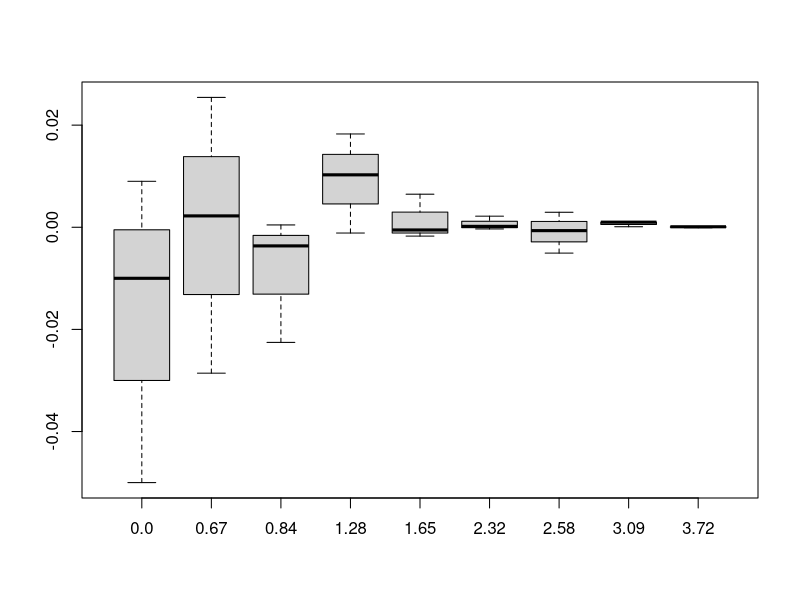
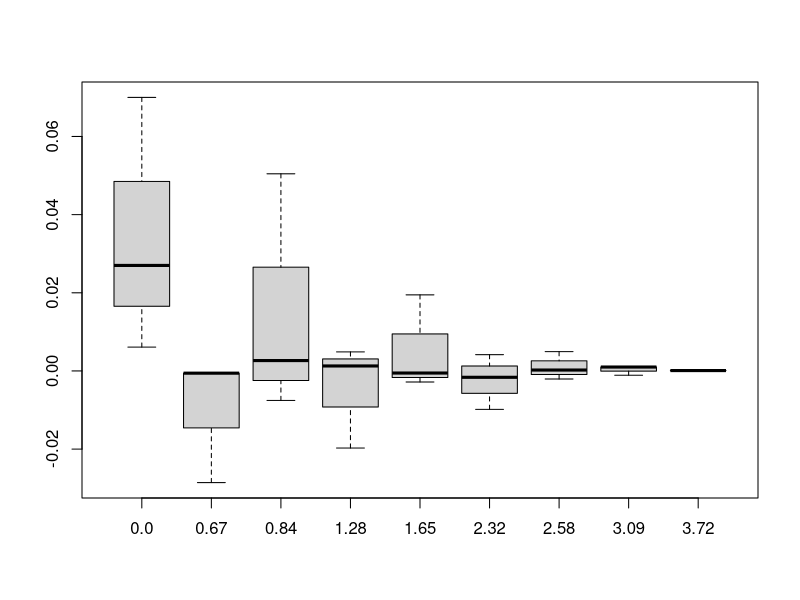
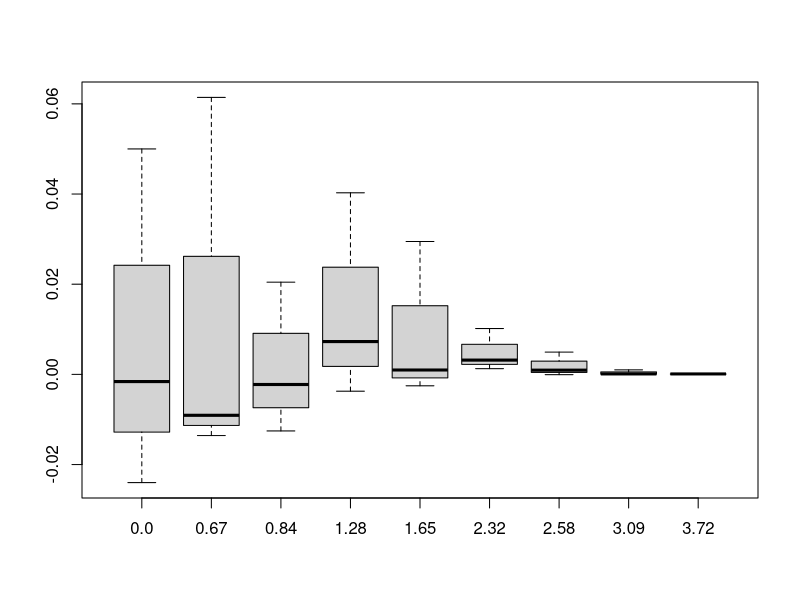
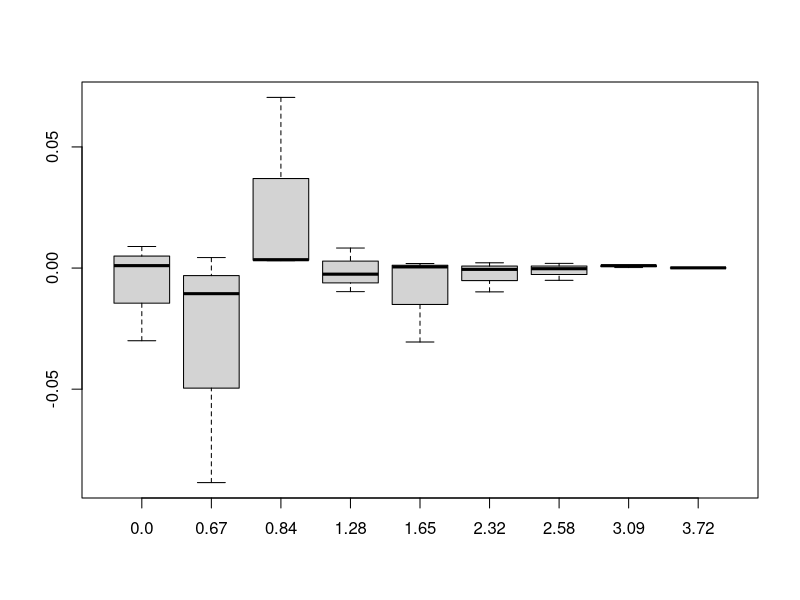
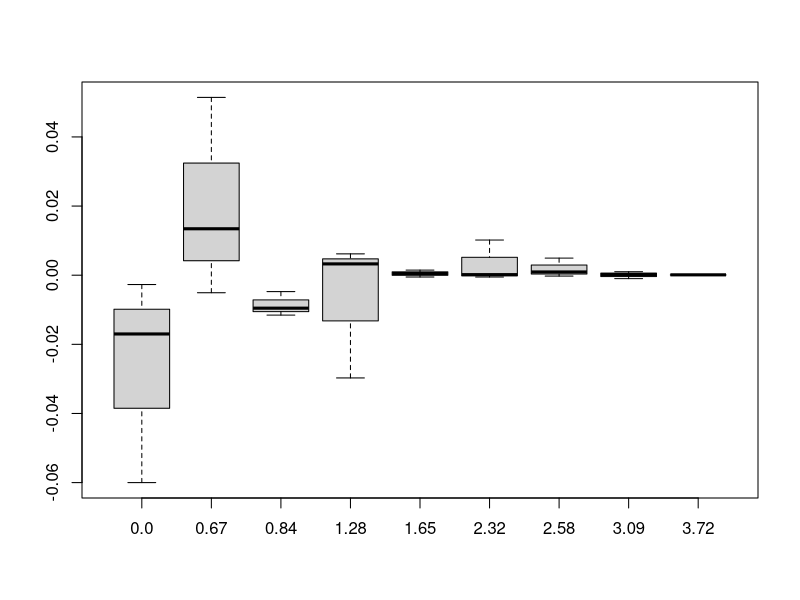
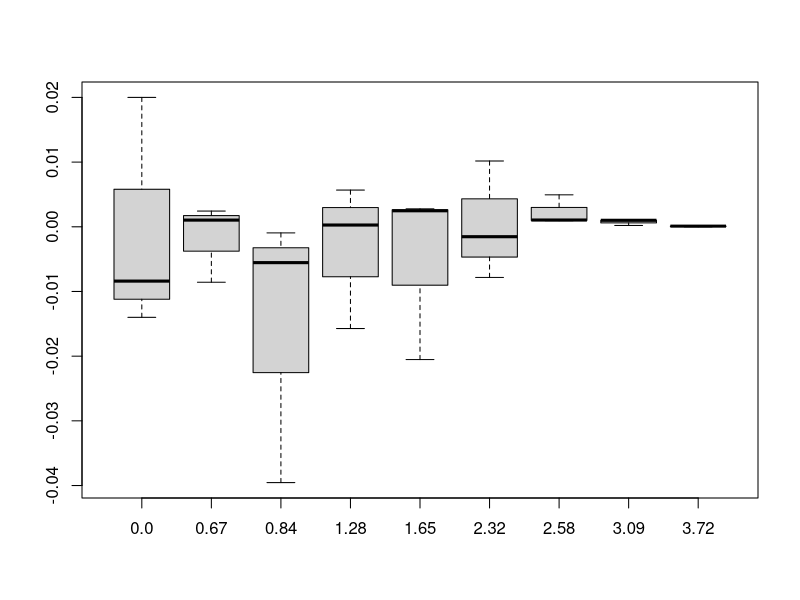
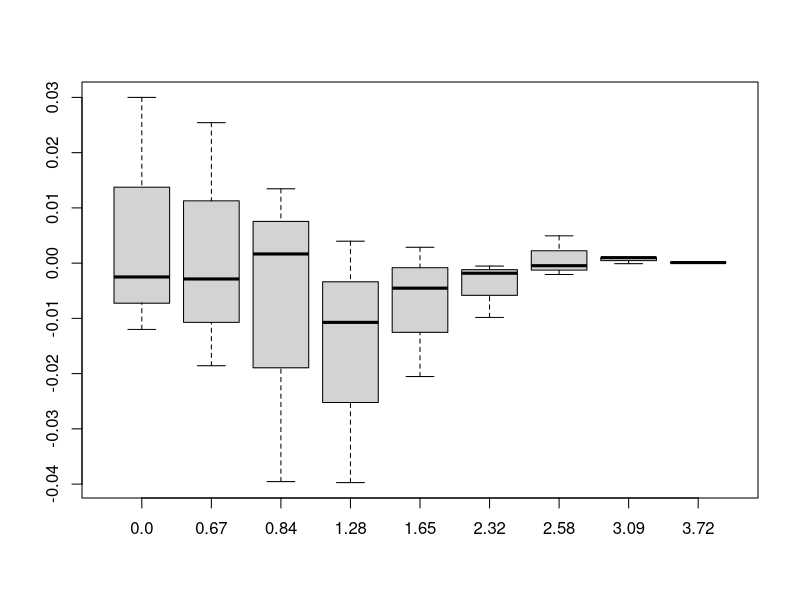
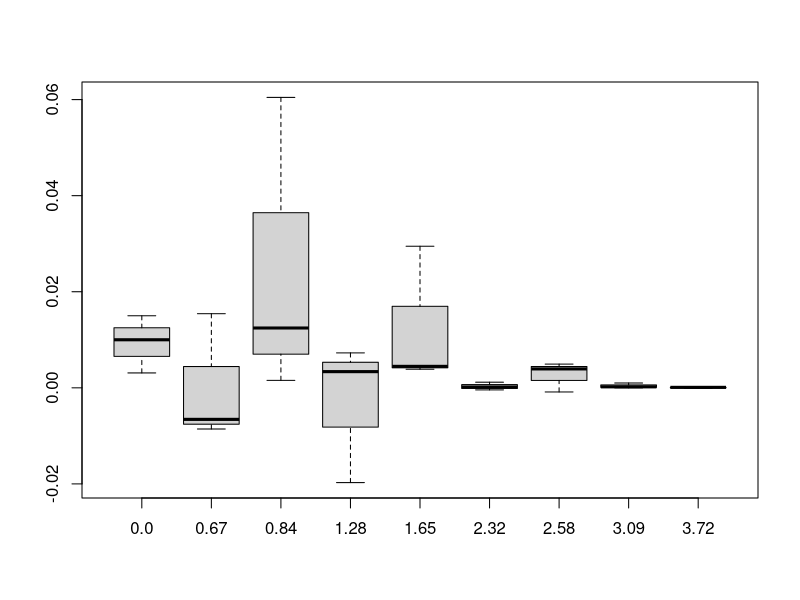

The R script that drew these images, in order:
## ---- chunk 1
knitr::opts_chunk$set(echo = TRUE)
## ---- chunk 2
f=function(x)1/sqrt(2*pi)*exp(-x^2/2)
for(i in 1:100){
T=matrix(0,9,4,dimnames=list(c("0.0","0.67","0.84","1.28","1.65","2.32","2.58","3.09","3.72"),
                             c("10^2","10^3","10^4","true")))
#n=10^2 t=0
n=10^2
t=0
for(value in 1:n)
  {a <- rnorm(1, mean=0, sd=1)
if(a<=t)
  {b=1}
  else
    {b=0}
T[1,1]=T[1,1]+b
}
T[1,1]=T[1,1]/n

#n=10^3 t=0
n=10^3
t=0
for(value in 1:n)
  {a <- rnorm(1, mean=0, sd=1)
if(a<=t)
  {b=1}
  else
    {b=0}
T[1,2]=T[1,2]+b
}
T[1,2]=T[1,2]/n

#n=10^4 t=0
n=10^4
t=0
for(value in 1:n)
  {a <- rnorm(1, mean=0, sd=1)
if(a<=t)
  {b=1}
  else
    {b=0}
T[1,3]=T[1,3]+b
}
T[1,3]=T[1,3]/n

#true
T[1,4]=integrate(f,Inf,t)$value

#n=10^2 t=0.67
n=10^2
t=0.67
for(value in 1:n)
  {a <- rnorm(1, mean=0, sd=1)
if(a<=t)
  {b=1}
  else
    {b=0}
T[2,1]=T[2,1]+b
}
T[2,1]=T[2,1]/n

#n=10^3 t=0.67
n=10^3
t=0.67
for(value in 1:n)
  {a <- rnorm(1, mean=0, sd=1)
if(a<=t)
  {b=1}
  else
    {b=0}
T[2,2]=T[2,2]+b
}
T[2,2]=T[2,2]/n

#n=10^4 t=0.67
n=10^4
t=0.67
for(value in 1:n)
  {a <- rnorm(1, mean=0, sd=1)
if(a<=t)
  {b=1}
  else
    {b=0}
T[2,3]=T[2,3]+b
}
T[2,3]=T[2,3]/n

#true
T[2,4]=integrate(f,Inf,t)$value

#n=10^2 t=0.84
n=10^2
t=0.84
for(value in 1:n)
  {a <- rnorm(1, mean=0, sd=1)
if(a<=t)
  {b=1}
  else
    {b=0}
T[3,1]=T[3,1]+b
}
T[3,1]=T[3,1]/n

#n=10^3 t=0.84
n=10^3
t=0.84
for(value in 1:n)
  {a <- rnorm(1, mean=0, sd=1)
if(a<=t)
  {b=1}
  else
    {b=0}
T[3,2]=T[3,2]+b
}
T[3,2]=T[3,2]/n

#n=10^4 t=0.84
n=10^4
t=0.84
for(value in 1:n)
  {a <- rnorm(1, mean=0, sd=1)
if(a<=t)
  {b=1}
  else
    {b=0}
T[3,3]=T[3,3]+b
}
T[3,3]=T[3,3]/n

#true
T[3,4]=integrate(f,Inf,t)$value

#n=10^2 t=1.28
n=10^2
t=1.28
for(value in 1:n)
  {a <- rnorm(1, mean=0, sd=1)
if(a<=t)
  {b=1}
  else
    {b=0}
T[4,1]=T[4,1]+b
}
T[4,1]=T[4,1]/n

#n=10^3 t=1.28
n=10^3
t=1.28
for(value in 1:n)
  {a <- rnorm(1, mean=0, sd=1)
if(a<=t)
  {b=1}
  else
    {b=0}
T[4,2]=T[4,2]+b
}
T[4,2]=T[4,2]/n

#n=10^4 t=1.28
n=10^4
t=1.28
for(value in 1:n)
  {a <- rnorm(1, mean=0, sd=1)
if(a<=t)
  {b=1}
  else
    {b=0}
T[4,3]=T[4,3]+b
}
T[4,3]=T[4,3]/n

#true
T[4,4]=integrate(f,Inf,t)$value

#n=10^2 t=1.65
n=10^2
t=1.65
for(value in 1:n)
  {a <- rnorm(1, mean=0, sd=1)
if(a<=t)
  {b=1}
  else
    {b=0}
T[5,1]=T[5,1]+b
}
T[5,1]=T[5,1]/n

#n=10^3 t=1.65
n=10^3
t=1.65
for(value in 1:n)
  {a <- rnorm(1, mean=0, sd=1)
if(a<=t)
  {b=1}
  else
    {b=0}
T[5,2]=T[5,2]+b
}
T[5,2]=T[5,2]/n

#n=10^4 t=1.65
n=10^4
t=1.65
for(value in 1:n)
  {a <- rnorm(1, mean=0, sd=1)
if(a<=t)
  {b=1}
  else
    {b=0}
T[5,3]=T[5,3]+b
}
T[5,3]=T[5,3]/n

#true
T[5,4]=integrate(f,Inf,t)$value

#n=10^2 t=2.32
n=10^2
t=2.32
for(value in 1:n)
  {a <- rnorm(1, mean=0, sd=1)
if(a<=t)
  {b=1}
  else
    {b=0}
T[6,1]=T[6,1]+b
}
T[6,1]=T[6,1]/n

#n=10^3 t=2.32
n=10^3
t=2.32
for(value in 1:n)
  {a <- rnorm(1, mean=0, sd=1)
if(a<=t)
  {b=1}
  else
    {b=0}
T[6,2]=T[6,2]+b
}
T[6,2]=T[6,2]/n

#n=10^4 t=2.32
n=10^4
t=2.32
for(value in 1:n)
  {a <- rnorm(1, mean=0, sd=1)
if(a<=t)
  {b=1}
  else
    {b=0}
T[6,3]=T[6,3]+b
}
T[6,3]=T[6,3]/n

#true
T[6,4]=integrate(f,Inf,t)$value

#n=10^2 t=2.58 
n=10^2
t=2.58 
for(value in 1:n)
  {a <- rnorm(1, mean=0, sd=1)
if(a<=t)
  {b=1}
  else
    {b=0}
T[7,1]=T[7,1]+b
}
T[7,1]=T[7,1]/n

#n=10^3 t=2.58 
n=10^3
t=2.58 
for(value in 1:n)
  {a <- rnorm(1, mean=0, sd=1)
if(a<=t)
  {b=1}
  else
    {b=0}
T[7,2]=T[7,2]+b
}
T[7,2]=T[7,2]/n

#n=10^4 t=2.58 
n=10^4
t=2.58 
for(value in 1:n)
  {a <- rnorm(1, mean=0, sd=1)
if(a<=t)
  {b=1}
  else
    {b=0}
T[7,3]=T[7,3]+b
}
T[7,3]=T[7,3]/n

#true
T[7,4]=integrate(f,Inf,t)$value

#n=10^2 t=3.09
n=10^2
t=3.09
for(value in 1:n)
  {a <- rnorm(1, mean=0, sd=1)
if(a<=t)
  {b=1}
  else
    {b=0}
T[8,1]=T[8,1]+b
}
T[8,1]=T[8,1]/n

#n=10^3 t=3.09
n=10^3
t=3.09
for(value in 1:n)
  {a <- rnorm(1, mean=0, sd=1)
if(a<=t)
  {b=1}
  else
    {b=0}
T[8,2]=T[8,2]+b
}
T[8,2]=T[8,2]/n

#n=10^4 t=3.09
n=10^4
t=3.09
for(value in 1:n)
  {a <- rnorm(1, mean=0, sd=1)
if(a<=t)
  {b=1}
  else
    {b=0}
T[8,3]=T[8,3]+b
}
T[8,3]=T[8,3]/n

#true
T[8,4]=integrate(f,Inf,t)$value

#n=10^2 t=3.72 
n=10^2
t=3.72 
for(value in 1:n)
  {a <- rnorm(1, mean=0, sd=1)
if(a<=t)
  {b=1}
  else
    {b=0}
T[9,1]=T[9,1]+b
}
T[9,1]=T[9,1]/n

#n=10^3 t=3.72 
n=10^3
t=3.72 
for(value in 1:n)
  {a <- rnorm(1, mean=0, sd=1)
if(a<=t)
  {b=1}
  else
    {b=0}
T[9,2]=T[9,2]+b
}
T[9,2]=T[9,2]/n

#n=10^4 t=3.72 
n=10^4
t=3.72 
for(value in 1:n)
  {a <- rnorm(1, mean=0, sd=1)
if(a<=t)
  {b=1}
  else
    {b=0}
T[9,3]=T[9,3]+b
}
T[9,3]=T[9,3]/n

#true
T[9,4]=integrate(f,Inf,t)$value

print(paste(" experiment",i))
print(T)
boxplot(t(T[,1:3]-T[,4]))
}



